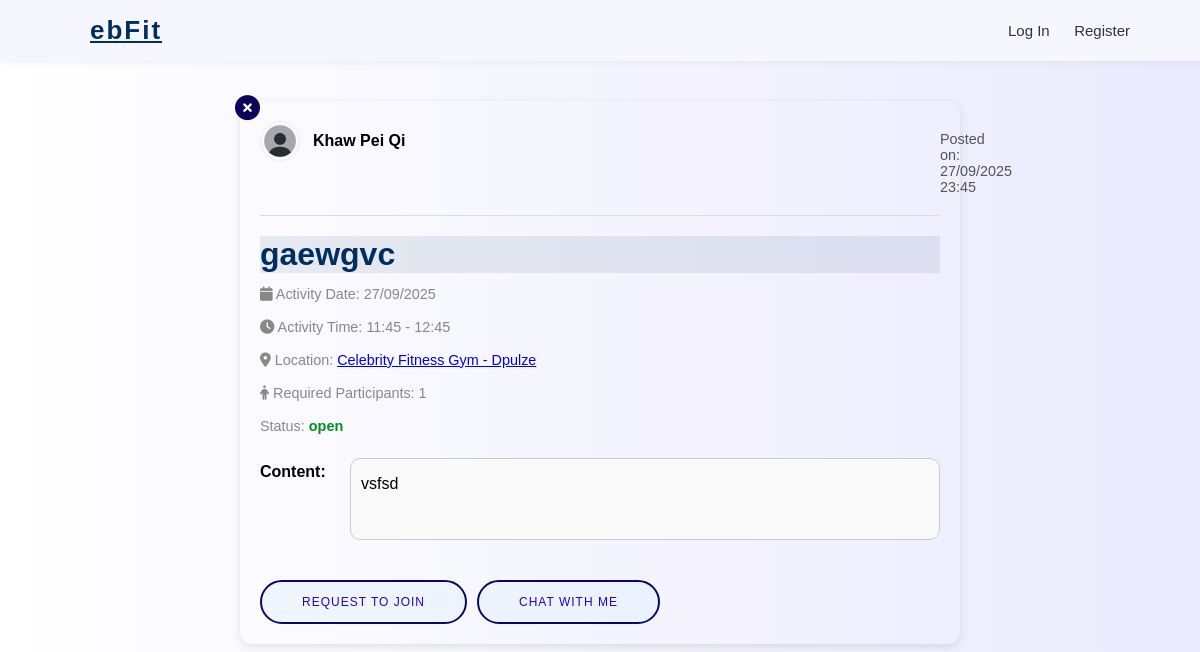
/post/1, run on an earlier commit of the app's database.
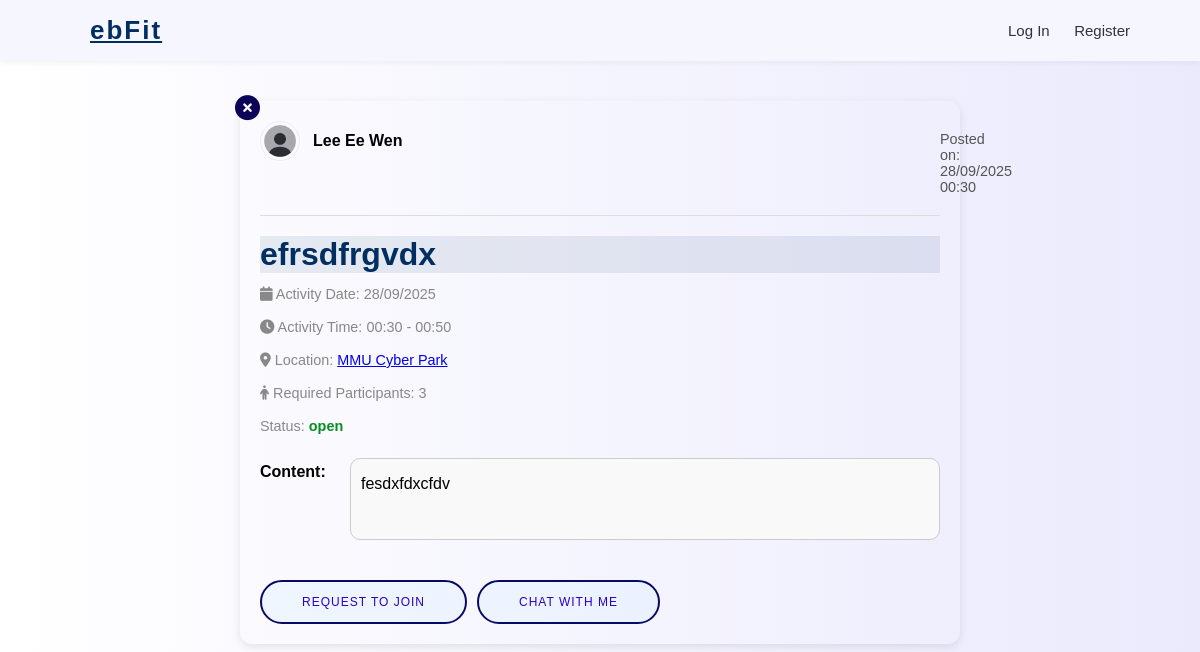
And on a later commit of the database.
### app.py (models this page shows, shortened)
class User(db.Model, UserMixin):
    __tablename__ = "users"
    email = db.Column(db.String(255), primary_key=True)
    name = db.Column(db.String(100), nullable=False)
    gender = db.Column(db.String(10), nullable=False)
    sport_level = db.Column(db.String(50), nullable=False)
    security_question = db.Column(db.String(255), nullable=False)
    security_answer = db.Column(db.String(255), nullable=False)
    password = db.Column(db.String(255), nullable=False)
    image_file = db.Column(db.String(255), nullable=False, default="default_image.png")
    bio = db.Column(db.Text, default="This user has not added a bio yet.", nullable=False)
    role = db.Column(db.String(20), default="user")
    is_suspended = db.Column(db.Boolean, default=False) # True = account suspended (blocked from login)
    posts = db.relationship("Posts", back_populates="user", lazy=True, cascade="all, delete-orphan")
    join_activities = db.relationship("JoinActivity", back_populates="user", lazy=True, cascade="all, delete-orphan")

class Posts(db.Model):
    __tablename__ = "posts" # Explicitly name the table "posts"
    post_id = db.Column(db.Integer, primary_key=True) # Unique identifier for each post
    title = db.Column(db.String(200), nullable=False) # Short title of the post/activity
    content = db.Column(db.Text, nullable=False) # Full description of the activity
    location = db.Column(db.String(100), nullable=False) # Where the activity happens
    event_date = db.Column(db.Date, nullable=False) # Activity date
    start_time = db.Column(db.Time, nullable=False) # Activity start time
    end_time = db.Column(db.Time, nullable=False) # Activity end time
    date_posted = db.Column(db.DateTime, default=datetime.utcnow, nullable=False)
    post_status = db.Column(db.String(20), default="open")
    participants = db.Column(db.Integer, nullable=False) # Max or current number of participants
    image_filename = db.Column(db.String(200), nullable=True) # Optional: image uploaded for this post
    email = db.Column(db.String(255), db.ForeignKey("users.email"), nullable=False)  # Foreign key → link each post to the user who created it
    user = db.relationship("User", back_populates="posts")
    is_hidden = db.Column(db.Boolean, default=False) # If True → hide this post from public views
    join_activities = db.relationship("JoinActivity", back_populates="post", lazy=True, cascade="all, delete-orphan")
    reports = db.relationship(
        "Reports",
        backref="post",                # enables Reports.post
        lazy=True,
        cascade="all, delete-orphan"  # deleting a post deletes reports
    )

### app.py (the view, shortened to what this page needs)
@app.route("/post/<int:post_id>")
def post_detail(post_id):
    post = Posts.query.get_or_404(post_id)
    readonly = request.args.get("readonly", type=int) # Show as read-only
    from_reports = request.args.get("from_reports", default=0, type=int) # Came from reports page
    from_dashboard = request.args.get("from_dashboard", default=0, type=int) # Came from dashboard
    next_url = request.args.get("next", url_for("posts")) # Where to go next after this page
    if session.get("admin_email") and readonly is None:
        args = request.args.to_dict(flat=True)  # Copy all current URL parameters
        args["readonly"] = 1                   # Force readonly
        args.setdefault("from_reports", from_reports)
        args.setdefault("from_dashboard", from_dashboard)
        return redirect(url_for("post_detail", post_id=post_id, **args))
    if post.date_posted:
        utc_time = pytz.utc.localize(post.date_posted) # Make sure time is UTC
        post.local_date_posted_value = utc_time.astimezone(MALAYSIA_TZ)
    else:
        post.local_date_posted_value = None # No date available
    join_activities = JoinActivity.query.filter_by(post_id=post.post_id).all()
    owner_conversations = []
    owner_email = post.email  # Who owns this post
    return render_template(
        "post_detail.html",
        post=post,
        join_activities=join_activities,
        owner_conversations=owner_conversations,
        readonly=readonly,
        from_reports=from_reports,
        from_dashboard=from_dashboard,
        next_url=next_url,
    )

### app.py (called while the page is built)
@app.context_processor
def notif_count():
    if current_user.is_authenticated:
        count = Notification.query.filter_by(email=current_user.email, is_read=False).count()
        return {"unread_count": count}
    return {"unread_count": 0}

@app.context_processor
def inject_admin():
    email = session.get("admin_email")
    if email:
        current_admin = Admin.query.get(email)
        return dict(admin=current_admin)
    return dict(admin=None)

### templates/post_detail.html (shortened to what the changed rows need)
{% extends "base.html" %}
{% block content %}
<div class="container5">
    {% if not readonly and not from_dashboard and not from_reports %}
        <a href="{{ next_url }}" class="backbtn" title="Back">
            <i class="fa-solid fa-circle-xmark"></i>
        </a>
    {% endif %}
    {% set owner_email = post.email %}
    {% set current_email = current_user.email if current_user.is_authenticated else None %}
    <a href="{{ url_for('profile_page', email=post.user.email) }}" class="author-link">
        <img src="{{ url_for('static', filename='profile_pics/' ~ (post.user.image_file or 'default.png')) }}"
             alt="{{ post.user.name }}'s profile picture"
             class="profile-pic">
        <span class="author-name">{{ post.user.name }}</span>
    </a>
    <p class="posted-on">
        Posted on:
        {{ post.local_date_posted_value.strftime('%d/%m/%Y %H:%M') if post.local_date_posted_value else 'N/A' }}
    </p>
    <hr class="solid-line">
    <h1 class="post-title1">{{ post.title }}</h1>
    <p class="meta3">
        <i class="fa-solid fa-calendar"></i>
        Activity Date: {{ post.event_date.strftime('%d/%m/%Y') if post.event_date else 'N/A' }}
    </p>
    <p class="meta3">
        <i class="fa-solid fa-clock"></i>
        Activity Time:
        {{ post.start_time.strftime('%H:%M') if post.start_time else 'N/A' }} -
        {{ post.end_time.strftime('%H:%M') if post.end_time else 'N/A' }}
    </p>
    <p class="meta3">
        <i class="fa-solid fa-location-dot"></i>
        <span>Location: </span>
        <a href="https://www.google.com/maps/search/?api=1&query={{ post.location | urlencode }}" target="_blank">
            {{ post.location or 'N/A' }}
        </a>
    </p>
    <p class="meta3">
        <i class="fa-solid fa-person"></i>
        Required Participants: {{ post.participants or 0 }}
    </p>
   <p class="meta3">
        Status:
        {% if post.post_status == "open" %}
            <strong class="status-open">{{ post.post_status }}</strong>
        {% elif post.post_status == "closed" %}
            <strong class="status-closed">{{ post.post_status }}</strong>
        {% endif %}
    </p>
    <div class="content-wrapper">
        <span class="content-label">Content:</span>
        <div class="post-content">
            <p>{{ post.content }}</p>
        </div>
    </div>
    {% if not readonly %}
        {% if current_user.is_authenticated and current_email == owner_email %}
            <h3>Join Requests</h3>
            {% if join_activities %}
                <table class="activity-table pending">
                    <thead>
                        <tr>
                            <th>User</th>
                            <th>Email</th>
                            <th>Status</th>
                            <th>Actions</th>
                        </tr>
                    </thead>
                    <tbody>
                        {% for ja in join_activities %}
                            {% set user_name = ja.user.name if ja.user else ja.email %}
                            <tr>
                                <td>{{ user_name }}</td>
                                <td>{{ ja.user.email if ja.user else ja.email }}</td>
                                <td>{{ ja.status }}</td>
                                <td>
                                    {% if ja.status == "pending" %}
                                        <form action="{{ url_for('handle_request', request_id=ja.id, decision='accept') }}" method="post" style="display:inline;">
                                            <button type="submit" class="approve-btn">Accept</button>
                                        </form>
                                        <form action="{{ url_for('handle_request', request_id=ja.id, decision='reject') }}" method="post" style="display:inline;">
                                            <button type="submit" class="reject-btn">Reject</button>
                                        </form>
                                    {% else %}
                                        <span class="text-muted">Taken</span>
                                    {% endif %}
                                </td>
                            </tr>
                        {% endfor %}
                    </tbody>
                </table>
            {% else %}
                <p>No join requests yet.</p>
            {% endif %}
        {% else %}
            {% set user_request = join_activities|selectattr('email', 'equalto', current_email)|first %}
            <div class="btn-wrapper">
                {% if post.post_status == "open" and (not user_request or user_request.status == "rejected") %}
                    <form action="{{ url_for('activityrequest', post_id=post.post_id) }}" method="post">
                    </form>
                {% endif %}
                {% if post.email %}
                    <a href="{{ url_for('chat_with_user', post_id=post.post_id, partner_email=post.email) }}" class="btnpost">Chat with Me</a>
                {% endif %}
            </div>
        {% endif %}
    {% endif %}
</div>
{% endblock %}

What changed in the data, as far as the page shows it:
no longer on this page (row unchanged): User: image_file (placeholder picture), user.name "Khaw Pei Qi"
now on this page (row unchanged): User: image_file (placeholder picture), user.name "Lee Ee Wen"
changed Posts "open": title "gaewgvc" → "efrsdfrgvdx"; event_date "27/09/2025" → "28/09/2025"; start_time "11:45" → "00:30"; end_time "12:45" → "00:50"; location "Celebrity Fitness Gym - Dpulze" → "MMU Cyber Park"; participants "1" → "3"; content "vsfsd" → "fesdxfdxcfdv"
Also different on the page:
text no longer shown: "27/09/2025 23:45"
text now shown: "28/09/2025 00:30"
